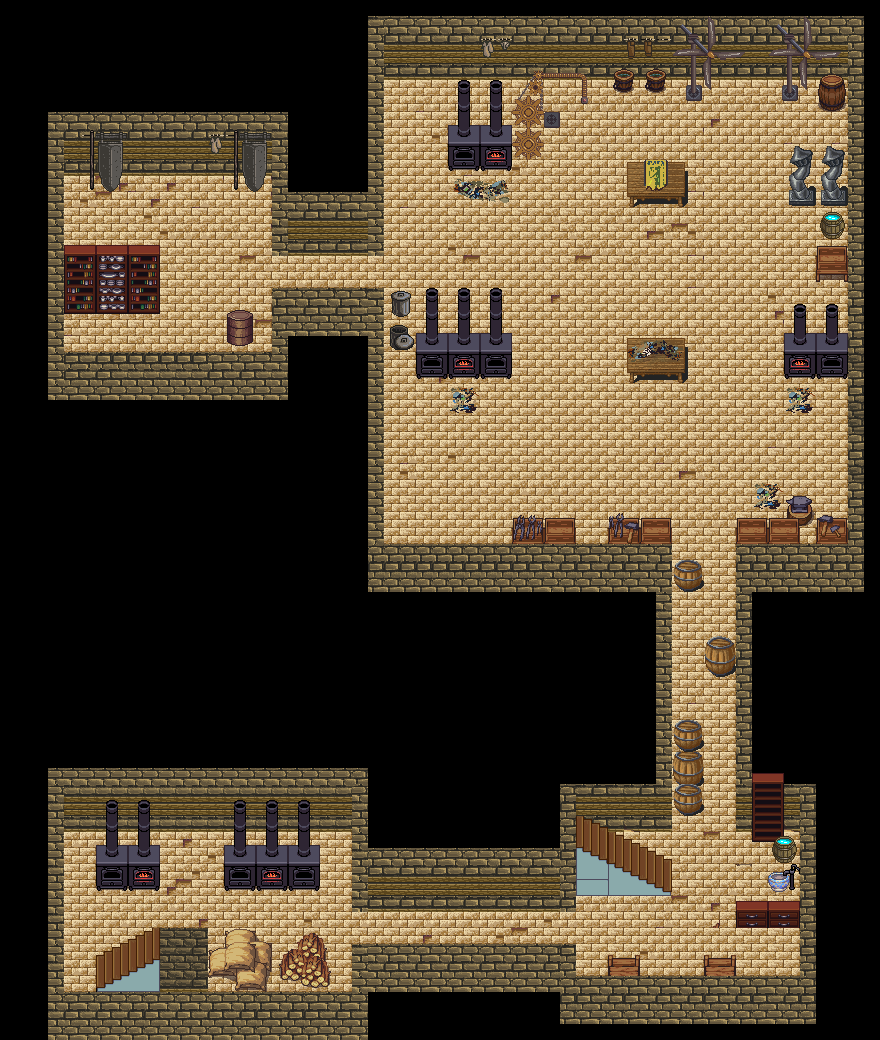

Rendered tile map (Tiled .tmx) drawn with the repository's tilesets; below, a short description and the map source with its tile grids summarised:
An orthogonal 55x65 tile map with 16x16 px tiles, 3 tile layers (Kachelebene 1, barriere1, barriere2), 3 tilesets and 28 objects.

<map version="1.0" orientation="orthogonal" renderorder="right-down" width="55" height="65" tilewidth="16" tileheight="16" nextobjectid="146">
 <tileset firstgid="1" name="town" tilewidth="16" tileheight="16" tilecount="1024" columns="32">
  <image source="tilesets/town.png" width="512" height="512" />
 </tileset>
 <tileset firstgid="1025" name="obj_misk_atlas" tilewidth="16" tileheight="16" tilecount="4096" columns="64">
  <image source="tilesets/obj_misk_atlas.png" width="1024" height="1024" />
 </tileset>
 <tileset firstgid="5121" name="build_atlas" tilewidth="16" tileheight="16" tilecount="4096" columns="64">
  <image source="tilesets/build_atlas.png" width="1024" height="1024" />
 </tileset>
 <layer name="Kachelebene 1" width="55" height="65">
  <data>[3575 cells, 2151 non-empty, 45 distinct tile ids]</data>
 </layer>
 <layer name="barriere1" width="55" height="65">
  <data>[3575 cells, 487 non-empty, 240 distinct tile ids]</data>
 </layer>
 <layer name="barriere2" width="55" height="65">
  <data>[3575 cells, 140 non-empty, 91 distinct tile ids]</data>
 </layer>
 <objectgroup name="barrieren">
  <object id="105" x="352" y="912">
   <polyline points="0,0 0,-80 -32,-80 -32,-32 -48,-16 -112,-16 -128,-32 -128,-80 -192,-80 -192,-32 -208,-16 -240,-16 -256,-32 -256,-80 -288,-80 -288,80 -256,80 -192,32 -239.5,36 -192,16 -144,16 -80,32 -34.6667,23.3333 -16,80 0,32 224,32" />
  </object>
  <object id="107" x="576" y="944">
   <polyline points="0,0 0,32 32,32 32,16 64,16 64,32 128,32 128,16 160,16 160,32 224,32 224,-16 160,-16 160,-48 192,-48 192,-96 160,-112 160,-432 208,-432 224,-448 240,-432 272,-432 272,-560 224,-560 208,-576 208,-624 224,-640 272,-640 272,-656 240,-672 240,-736 224,-736 208,-752 218,-800.25 272,-800 272,-832 208,-848 208,-864" />
  </object>
  <object id="108" x="784" y="80">
   <polyline points="0,0 -64,0 -80,16 -96,16 -112,0 -128,16 -160,16 -192,0 -192,16 -224,32 -224,48 -240,48 -240,64 -240,80 -272,80 -272,96 -336,96 -336,0 -400,0 -400,176 -512,176 -512,112 -544,112 -560,96 -656,96 -672,112 -688,112 -704,96 -720,96 -720,160 -624,160 -624,240 -720,240 -720,272 -512,272 -512,208 -400,208" />
  </object>
  <object id="109" x="384" y="288">
   <polyline points="0,0 0,256 128,256 128,224 192,224 192,256 224,256 224,224 288,224 288,544 268,563 224,544 223.333,574.333 288.667,607 192,608 192,624 -32,624" />
  </object>
  <object id="112" x="704" y="640" width="32" height="32">
   <ellipse />
  </object>
  <object id="113" x="672" y="560" width="32" height="32">
   <ellipse />
  </object>
  <object id="114" x="624" y="160" width="64" height="48">
   <ellipse />
  </object>
  <object id="115" x="624" y="336" width="64" height="48">
   <ellipse />
  </object>
  <object id="124" x="384" y="352">
   <polyline points="0,0 32,0 32,32 128,32 128,-48 112,-64 0,-64" />
  </object>
  <object id="140" x="672" y="720" width="32" height="32">
   <ellipse />
  </object>
  <object id="142" x="672" y="752" width="32" height="32">
   <ellipse />
  </object>
  <object id="143" x="672" y="784" width="32" height="32">
   <ellipse />
  </object>
 </objectgroup>
 <objectgroup name="enemyHumanoid">
  <properties>
   <property name="typ" value="raider-1" />
  </properties>
  <object id="56" x="560" y="256" width="16" height="16">
   <properties>
    <property name="typ" value="raider-2" />
   </properties>
  </object>
  <object id="57" x="704" y="304" width="16" height="16">
   <properties>
    <property name="typ" value="raider-2" />
   </properties>
  </object>
  <object id="131" x="720" y="464" width="16" height="16">
   <properties>
    <property name="typ" value="raider-1" />
   </properties>
  </object>
  <object id="132" x="297.333" y="905.333" width="16" height="16">
   <properties>
    <property name="typ" value="raider-2" />
   </properties>
  </object>
  <object id="134" x="432" y="208" width="16" height="16">
   <properties>
    <property name="typ" value="raider-1" />
   </properties>
  </object>
  <object id="137" x="672" y="224" width="16" height="16">
   <properties>
    <property name="typ" value="raider-3" />
   </properties>
  </object>
  <object id="138" x="752" y="144" width="16" height="16">
   <properties>
    <property name="typ" value="raider-1" />
   </properties>
  </object>
  <object id="139" x="544" y="160" width="16" height="16">
   <properties>
    <property name="typ" value="raider-1" />
   </properties>
  </object>
 </objectgroup>
 <objectgroup name="startpunkt">
  <object id="7" x="672" y="864" width="16" height="16">
   <properties>
    <property name="start" value="ost" />
   </properties>
  </object>
  <object id="127" x="78.6667" y="957.333" width="16" height="16">
   <properties>
    <property name="start" value="west" />
   </properties>
  </object>
 </objectgroup>
 <objectgroup name="areaborder">
  <object id="81" x="97" y="974.5">
   <properties>
    <property name="ausgang" value="ost" />
    <property name="nextMap" value="9012" />
   </properties>
   <polyline points="32,-32 32,0" />
  </object>
  <object id="126" x="592" y="871">
   <properties>
    <property name="ausgang" value="west" />
    <property name="nextMap" value="9012" />
   </properties>
   <polyline points="32,-32 32,0" />
  </object>
 </objectgroup>
 <objectgroup name="schatztruhen">
  <object id="51" x="160" y="176" width="16" height="16">
   <properties>
    <property name="Inhalt" value="ruestung2" />
    <property name="nachbedtrue" value="20" />
    <property name="typ" value="1" />
    <property name="vorbedtrue" value="19" />
   </properties>
  </object>
  <object id="128" x="416" y="512" width="16" height="16">
   <properties>
    <property name="Inhalt" value="Nahrung1" />
    <property name="typ" value="2" />
   </properties>
  </object>
  <object id="129" x="752" y="80" width="16" height="16">
   <properties>
    <property name="Inhalt" value="Nahrung2" />
    <property name="typ" value="2" />
   </properties>
  </object>
  <object id="130" x="69.3333" y="326.667" width="16" height="16">
   <properties>
    <property name="Inhalt" value="MaxHP" />
    <property name="typ" value="1" />
   </properties>
  </object>
 </objectgroup>
</map>
